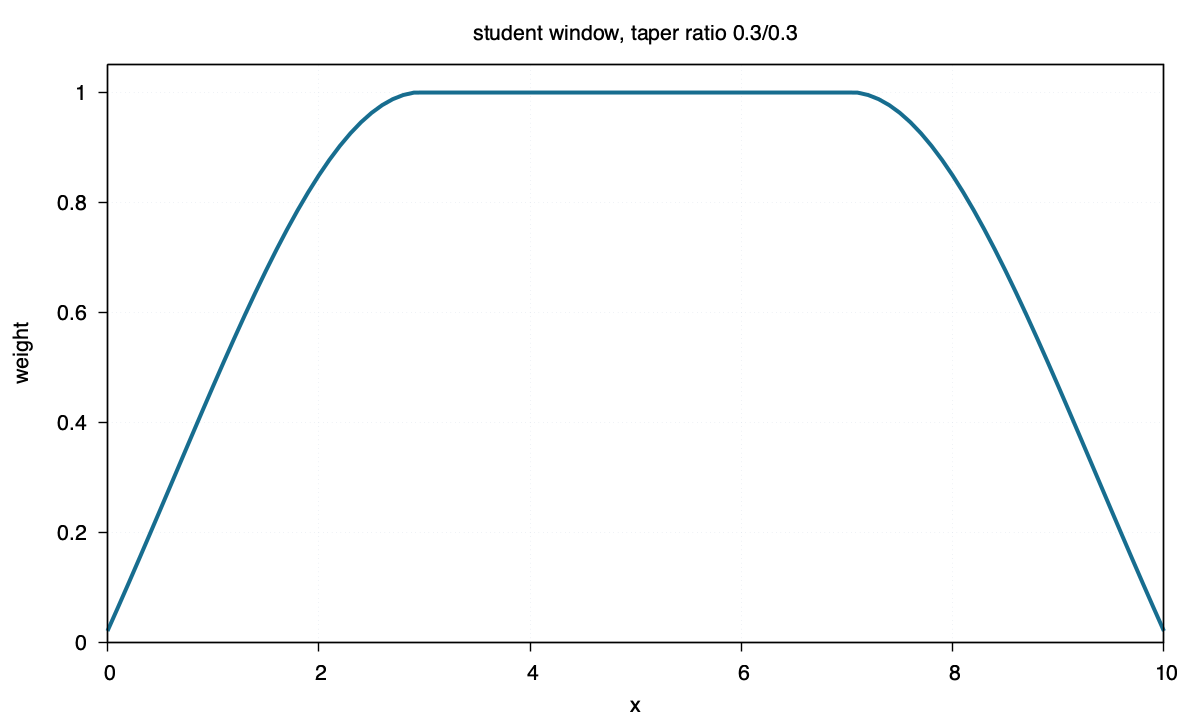

Write the gnuplot code that produced this figure.
set terminal pngcairo size 1200,720 enhanced font "Helvetica,16"
set output "student.png"
set title "student window, taper ratio 0.3/0.3"
set xlabel "x"
set ylabel "weight"
set xrange [0:10]
set yrange [0:1.05]
set border lw 1.4
set tics out nomirror
set grid lw 1 lc rgb "#d8dee9"
set key off
plot "student.txt" using 1:2 with lines lw 4 lc rgb "#176d8f"
